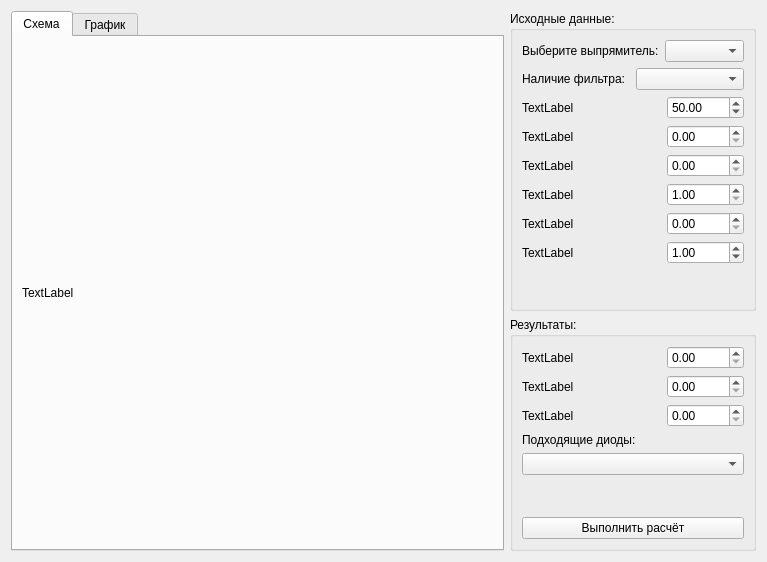
<?xml version="1.0" encoding="UTF-8"?>
<ui version="4.0">
 <class>Rectifiers</class>
 <widget class="QWidget" name="Rectifiers">
  <property name="windowModality">
   <enum>Qt::NonModal</enum>
  </property>
  <property name="geometry">
   <rect>
    <x>0</x>
    <y>0</y>
    <width>767</width>
    <height>562</height>
   </rect>
  </property>
  <property name="sizePolicy">
   <sizepolicy hsizetype="Preferred" vsizetype="Preferred">
    <horstretch>0</horstretch>
    <verstretch>0</verstretch>
   </sizepolicy>
  </property>
  <property name="contextMenuPolicy">
   <enum>Qt::DefaultContextMenu</enum>
  </property>
  <property name="windowTitle">
   <string>Form</string>
  </property>
  <property name="windowOpacity">
   <double>1.000000000000000</double>
  </property>
  <property name="toolTipDuration">
   <number>-1</number>
  </property>
  <property name="layoutDirection">
   <enum>Qt::LeftToRight</enum>
  </property>
  <layout class="QGridLayout" name="gridLayout">
   <item row="0" column="0">
    <layout class="QHBoxLayout" name="horizontalLayout" stretch="2,1">
     <item>
      <widget class="QTabWidget" name="TabWidget">
       <property name="currentIndex">
        <number>0</number>
       </property>
       <widget class="QWidget" name="Tab_PageCircuit">
        <attribute name="title">
         <string>Схема</string>
        </attribute>
        <layout class="QGridLayout" name="gridLayout_6">
         <item row="0" column="0">
          <layout class="QGridLayout" name="gridLayout_5">
           <item row="0" column="0">
            <widget class="QLabel" name="Label_PixMapCircuit">
             <property name="maximumSize">
              <size>
               <width>700</width>
               <height>400</height>
              </size>
             </property>
             <property name="text">
              <string>TextLabel</string>
             </property>
            </widget>
           </item>
          </layout>
         </item>
        </layout>
       </widget>
       <widget class="QWidget" name="Tab_PageChart">
        <attribute name="title">
         <string>График</string>
        </attribute>
        <layout class="QHBoxLayout" name="horizontalLayout_8">
         <item>
          <widget class="QChartView" name="graphicsView"/>
         </item>
        </layout>
       </widget>
      </widget>
     </item>
     <item>
      <layout class="QVBoxLayout" name="verticalLayout">
       <item>
        <widget class="QGroupBox" name="GroupBox_InPut">
         <property name="title">
          <string>Исходные данные:</string>
         </property>
         <layout class="QGridLayout" name="gridLayout_4">
          <item row="0" column="0">
           <layout class="QGridLayout" name="gridLayout_2">
            <item row="0" column="0">
             <layout class="QHBoxLayout" name="horizontalLayout_4">
              <item>
               <widget class="QLabel" name="label">
                <property name="text">
                 <string>Выберите выпрямитель:</string>
                </property>
               </widget>
              </item>
              <item>
               <widget class="QComboBox" name="ComboBox_DevicesR"/>
              </item>
             </layout>
            </item>
            <item row="1" column="0">
             <layout class="QHBoxLayout" name="horizontalLayout_7">
              <item>
               <widget class="QLabel" name="Label_OutPutF">
                <property name="text">
                 <string>Наличие фильтра:</string>
                </property>
               </widget>
              </item>
              <item>
               <widget class="QComboBox" name="ComboBox_OutPutF"/>
              </item>
             </layout>
            </item>
            <item row="2" column="0">
             <layout class="QHBoxLayout" name="horizontalLayout_3">
              <item>
               <layout class="QVBoxLayout" name="verticalLayout_5">
                <item>
                 <widget class="QLabel" name="Label_InPut1">
                  <property name="text">
                   <string>TextLabel</string>
                  </property>
                 </widget>
                </item>
                <item>
                 <widget class="QLabel" name="Label_InPut2">
                  <property name="text">
                   <string>TextLabel</string>
                  </property>
                 </widget>
                </item>
                <item>
                 <widget class="QLabel" name="Label_InPut3">
                  <property name="text">
                   <string>TextLabel</string>
                  </property>
                 </widget>
                </item>
               </layout>
              </item>
              <item>
               <spacer name="horizontalSpacer_2">
                <property name="orientation">
                 <enum>Qt::Horizontal</enum>
                </property>
                <property name="sizeHint" stdset="0">
                 <size>
                  <width>40</width>
                  <height>20</height>
                 </size>
                </property>
               </spacer>
              </item>
              <item>
               <layout class="QVBoxLayout" name="verticalLayout_4">
                <item>
                 <widget class="QDoubleSpinBox" name="DoubleSpinBoxR_InPut1">
                  <property name="maximum">
                   <double>10000.000000000000000</double>
                  </property>
                  <property name="value">
                   <double>50.000000000000000</double>
                  </property>
                 </widget>
                </item>
                <item>
                 <widget class="QDoubleSpinBox" name="DoubleSpinBoxR_InPut2"/>
                </item>
                <item>
                 <widget class="QDoubleSpinBox" name="DoubleSpinBoxR_InPut3"/>
                </item>
               </layout>
              </item>
             </layout>
            </item>
            <item row="3" column="0">
             <layout class="QHBoxLayout" name="horizontalLayout_2">
              <item>
               <layout class="QVBoxLayout" name="verticalLayout_3">
                <item>
                 <widget class="QLabel" name="Label_InPut6">
                  <property name="text">
                   <string>TextLabel</string>
                  </property>
                 </widget>
                </item>
                <item>
                 <widget class="QLabel" name="Label_InPut5">
                  <property name="text">
                   <string>TextLabel</string>
                  </property>
                 </widget>
                </item>
                <item>
                 <widget class="QLabel" name="Label_InPut4">
                  <property name="text">
                   <string>TextLabel</string>
                  </property>
                 </widget>
                </item>
               </layout>
              </item>
              <item>
               <spacer name="horizontalSpacer">
                <property name="orientation">
                 <enum>Qt::Horizontal</enum>
                </property>
                <property name="sizeHint" stdset="0">
                 <size>
                  <width>40</width>
                  <height>20</height>
                 </size>
                </property>
               </spacer>
              </item>
              <item>
               <layout class="QVBoxLayout" name="verticalLayout_2">
                <item>
                 <widget class="QDoubleSpinBox" name="DoubleSpinBoxR_InPut6">
                  <property name="minimum">
                   <double>1.000000000000000</double>
                  </property>
                  <property name="maximum">
                   <double>10000.000000000000000</double>
                  </property>
                  <property name="value">
                   <double>1.000000000000000</double>
                  </property>
                 </widget>
                </item>
                <item>
                 <widget class="QDoubleSpinBox" name="DoubleSpinBoxR_InPut5">
                  <property name="singleStep">
                   <double>0.100000000000000</double>
                  </property>
                 </widget>
                </item>
                <item>
                 <widget class="QDoubleSpinBox" name="DoubleSpinBoxR_InPut4">
                  <property name="sizePolicy">
                   <sizepolicy hsizetype="Maximum" vsizetype="Fixed">
                    <horstretch>0</horstretch>
                    <verstretch>0</verstretch>
                   </sizepolicy>
                  </property>
                  <property name="minimum">
                   <double>0.000000000000000</double>
                  </property>
                  <property name="maximum">
                   <double>10000.000000000000000</double>
                  </property>
                  <property name="value">
                   <double>1.000000000000000</double>
                  </property>
                 </widget>
                </item>
               </layout>
              </item>
             </layout>
            </item>
           </layout>
          </item>
          <item row="1" column="0">
           <spacer name="verticalSpacer">
            <property name="orientation">
             <enum>Qt::Vertical</enum>
            </property>
            <property name="sizeHint" stdset="0">
             <size>
              <width>20</width>
              <height>40</height>
             </size>
            </property>
           </spacer>
          </item>
         </layout>
        </widget>
       </item>
       <item>
        <widget class="QGroupBox" name="GroupBox_OutPut">
         <property name="title">
          <string>Результаты:</string>
         </property>
         <layout class="QGridLayout" name="gridLayout_3">
          <item row="2" column="0">
           <widget class="QPushButton" name="PushButton_Calculate">
            <property name="text">
             <string>Выполнить расчёт</string>
            </property>
           </widget>
          </item>
          <item row="1" column="0">
           <spacer name="verticalSpacer_2">
            <property name="orientation">
             <enum>Qt::Vertical</enum>
            </property>
            <property name="sizeHint" stdset="0">
             <size>
              <width>20</width>
              <height>40</height>
             </size>
            </property>
           </spacer>
          </item>
          <item row="0" column="0">
           <layout class="QVBoxLayout" name="verticalLayout_11">
            <item>
             <layout class="QHBoxLayout" name="horizontalLayout_5" stretch="1,0">
              <item>
               <layout class="QVBoxLayout" name="verticalLayout_8">
                <item>
                 <widget class="QLabel" name="Label_OutPut1">
                  <property name="text">
                   <string>TextLabel</string>
                  </property>
                 </widget>
                </item>
                <item>
                 <widget class="QLabel" name="Label_OutPut2">
                  <property name="text">
                   <string>TextLabel</string>
                  </property>
                 </widget>
                </item>
                <item>
                 <widget class="QLabel" name="Label_OutPut3">
                  <property name="text">
                   <string>TextLabel</string>
                  </property>
                 </widget>
                </item>
               </layout>
              </item>
              <item>
               <layout class="QVBoxLayout" name="verticalLayout_7">
                <item>
                 <widget class="QDoubleSpinBox" name="DoubleSpinBoxR_OutPut1"/>
                </item>
                <item>
                 <widget class="QDoubleSpinBox" name="DoubleSpinBoxR_OutPut2">
                  <property name="maximum">
                   <double>10000.000000000000000</double>
                  </property>
                 </widget>
                </item>
                <item>
                 <widget class="QDoubleSpinBox" name="DoubleSpinBoxR_OutPut3">
                  <property name="maximum">
                   <double>10000.000000000000000</double>
                  </property>
                  <property name="singleStep">
                   <double>1.000000000000000</double>
                  </property>
                 </widget>
                </item>
               </layout>
              </item>
             </layout>
            </item>
            <item>
             <widget class="QLabel" name="label_2">
              <property name="text">
               <string>Подходящие диоды:</string>
              </property>
             </widget>
            </item>
            <item>
             <widget class="QComboBox" name="list_of_diods"/>
            </item>
            <item>
             <layout class="QHBoxLayout" name="horizontalLayout_6">
              <item>
               <layout class="QVBoxLayout" name="verticalLayout_9"/>
              </item>
              <item>
               <layout class="QVBoxLayout" name="verticalLayout_10"/>
              </item>
             </layout>
            </item>
           </layout>
          </item>
         </layout>
        </widget>
       </item>
      </layout>
     </item>
    </layout>
   </item>
  </layout>
 </widget>
 <customwidgets>
  <customwidget>
   <class>QChartView</class>
   <extends>QGraphicsView</extends>
   <header>qchartview.h</header>
  </customwidget>
 </customwidgets>
 <resources/>
 <connections/>
</ui>
